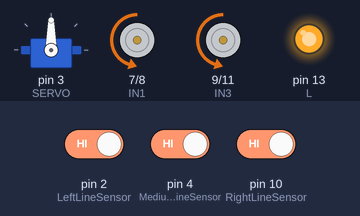
The sketch below on a simulated Arduino Uno, built with avr-gcc and run on an emulated ATmega328P. On the bench: servo, motor-driver pin pairs drawn as motors (green arrow = first pin HIGH = forward, orange = second pin HIGH = backward, longer = more drive, scaled by the enable pin), output pins drawn as LEDs (lit = HIGH). The inputs (shaded band) are chosen by the test bench; at power-on: pin 2 (LeftLineSensor) HIGH, pin 4 (MediumLineSensor) HIGH, pin 10 (RightLineSensor) HIGH.

Above: at 1.2 s.
1.3 s: pin 2 (LeftLineSensor) driven LOW
At 2.5 s:
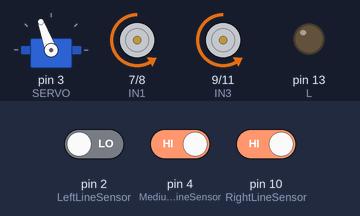
2.8 s: pin 2 (LeftLineSensor) driven HIGH
At 3.9 s:
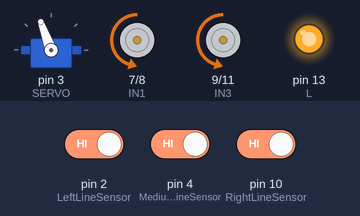
4.5 s: pin 4 (MediumLineSensor) driven LOW
At 5.0 s:
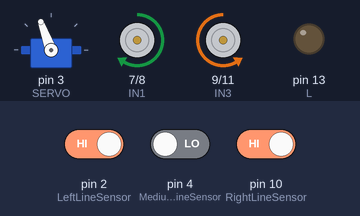
6.0 s: pin 10 (RightLineSensor) driven LOW
At 7.3 s:
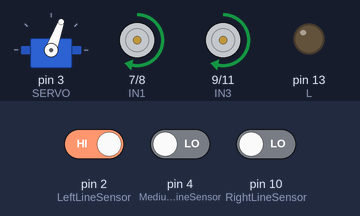
7.6 s: pin 10 (RightLineSensor) driven HIGH
At 8.7 s:
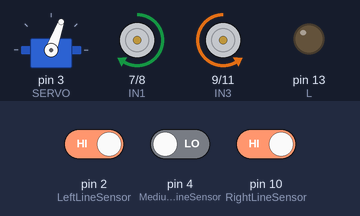
9.2 s: pin 4 (MediumLineSensor) driven HIGH
At 10.0 s:
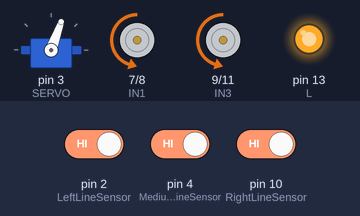
Timing chart, 0 to 11.9 s (numbered marks = the images above; inputs shaded):
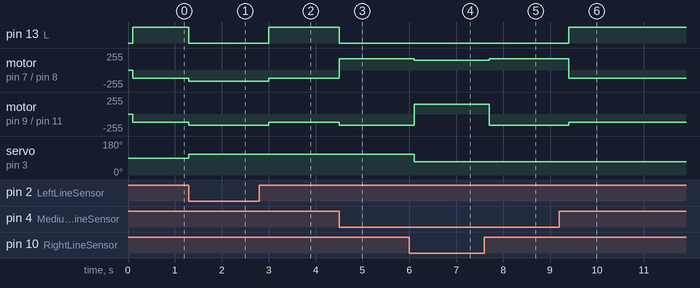

The sketch:

Siguelineas_v3.2.ino
```cpp
//www.elegoo.com

//     Right motor truth table
//Here are some handy tables to show the various modes of operation.
//  ENB         IN3             IN4         Description
//  LOW   Not Applicable   Not Applicable   Motor is off
//  HIGH        LOW             LOW         Motor is stopped (brakes)
//  HIGH        LOW             HIGH        Motor is on and turning forwards
//  HIGH        HIGH            LOW         Motor is on and turning backwards
//  HIGH        HIGH            HIGH        Motor is stopped (brakes)

#include "robot.h"
#include "motores.h"
#include "sensores.h"

#include <Servo.h>
#define SERVO 3
Servo servotest;

#define L 13

#define SERVOLEFT 70
#define SERVOCENTER 90
#define SERVORIGHT 110

#define BLACK HIGH
#define WHITE LOW

void setup() {
  M1Setup();
  M1Speed(VELOCIDADA);
  M2Setup();
  M2Speed(VELOCIDADB);

servotest.attach (SERVO);

pinMode (L, OUTPUT);

}//fin setup

//mian loop
void loop() {

  if (LTR==BLACK && LTM==BLACK && LTL==BLACK){
    delay (100);
    digitalWrite (L, HIGH);
    while (LTR==BLACK && LTM==BLACK && LTL==BLACK){
      robotSetSpeed (CONFUSSION);
      robotRightInstant ();
    }
    digitalWrite (L, LOW);
 }

  while (LTR==WHITE && LTM==BLACK && LTL==WHITE){
    robotSetSpeed (FLASH);
    digitalWrite (L, HIGH);
    robotForwardInstant ();
    digitalWrite (L, LOW);
    delay (200);
    }
  //brakeInstant ();

  while (LTR==BLACK){
    if (LTM==BLACK)robotSetSpeed (SLOW);
    else robotSetSpeed (FLASH);
   servotest.write(SERVOLEFT);
   robotLeftInstant();//ARGUMENTO: En motores=tiempo funcionando
   delay (200);
  }

  while (LTL==BLACK){
    if (LTM==BLACK)robotSetSpeed (SLOW);
    else robotSetSpeed (FLASH);
    servotest.write(SERVORIGHT);
   robotRightInstant();
    delay (200);
  }

 if (LTR==WHITE && LTM==WHITE && LTL==WHITE){
    delay (100);
    digitalWrite (L, HIGH);
    while (LTR==WHITE && LTM==WHITE && LTL==WHITE){
      robotSetSpeed (CONFUSSION);
      robotRightInstant ();
    }
    digitalWrite (L, LOW);
 }


  /*while (LTM==WHITE && LTR==WHITE && LTL==WHITE){
    robotSetSpeed (120);
    robotRightInstant ();
  }
  while (LTR==BLACK && LTL==BLACK){
    robotSetSpeed(120);
    robotLeftInstant();
  }*/

  /*robotSetSpeed (150);
  robotSquare();*/
}
```

motores.cpp
```cpp
#include "robot.h"
#include <Arduino.h>

void M2Speed(int speed){
  analogWrite(ENB, speed);  //el cable ENB del motor derecho está encendido
}

void M1Speed(int speed){
  analogWrite(ENA, speed );  //el cable ENA del motor izquierdo está encendido
}

void M1Setup(){
  pinMode(IN1, OUTPUT); //declaramos el cable IN1 como salida
  //(el ordenador le manda información al robot a través de este)
  pinMode(IN2, OUTPUT);//declaramos el cable IN2 como salida
  //(el ordenador le manda información al robot a través de este)
  pinMode(ENA, OUTPUT);//declaramos el cable ENA como salida
  //(el ordenador le manda información al robot a través de este)
}

void M2Setup(){
  pinMode(IN3, OUTPUT); //declaramos el cable IN3 como salida
  //(el ordenador le manda información al robot a través de este)
  pinMode(IN4, OUTPUT);//declaramos el cable IN4 como salida
  //(el ordenador le manda información al robot a través de este)
  pinMode(ENB, OUTPUT);//declaramos el cable ENB como salida
  //(el ordenador le manda información al robot a través de este)
}


// Definimos movimientos basicos de cada motor
void M1Forward(){
  digitalWrite(IN1, HIGH);//el cable IN1 se enciende
  digitalWrite(IN2, LOW);//el cable IN2 se apaga
}

void M2Forward(){
  digitalWrite(IN3, LOW);   //el cable IN3 se apaga
  digitalWrite(IN4, HIGH);//el cable IN4 se enciende
}

void M1Backward(){
  digitalWrite(IN1, LOW);//el cable IN1 se apaga
  digitalWrite(IN2, HIGH);//el cable IN2 se enciende
}

void M2Backward(){
  digitalWrite(IN3, HIGH);//el cable IN3 se enciende
  digitalWrite(IN4, LOW); //el cable IN4 se apaga
}

void M1SmoothStop(){
  digitalWrite(IN1, LOW);//el cable IN1 se apaga
  digitalWrite(IN2, LOW);//el cable IN3 se apaga
}

void M2SmoothStop(){
  digitalWrite(IN3, LOW);//el cable IN1 se apaga
  digitalWrite(IN4, LOW);//el cable IN3 se apaga
}

void M1Brake(){
  digitalWrite(IN1, HIGH);//el cable IN1 se enciende
  digitalWrite(IN2, HIGH);//el cable IN2 se enciende
}


void M2Brake(){
  digitalWrite(IN3, HIGH);//el cable IN3 se enciende
  digitalWrite(IN4, HIGH); //el cable IN4 se enciende
}
```

motores.h
```cpp
void M1Forward();
void M2Forward();
void M1Backward();
void M2Backward();
void M1SmoothStop();
void M2SmoothStop();
void M1Brake();
void M2Brake();
void M1Speed(int speed);
void M2Speed(int speed);
void M1Setup();
void M2Setup();
```

pines_arduino.h
```cpp
// define IO pin

#define RightLineSensor 10
#define MediumLineSensor 4
#define LeftLineSensor 2

#define ServoUltrasonido 3

#define echoUltrasonido A4
#define trigUltrasonido A5

#define MandoInfraRojo 12

#define ENB 6 //indicamos que vamos a utilizar el cable+
//ENB(cable que ajusta la frecuencia en la que se enciende y apaga los
//motores derchos, es decir, la velocidad de los mismos) y este estará conectado al
//PIN 6
#define IN3 9//indicamos que vamos a utilizar el cable IN3 en el PIN 9
#define IN4 11//indicamos que vamos a utilizar el cable IN4 en el PIN 11

#define ENA 5//indicamos que vamos a utilizar el cable
//ENA(cable que ajusta la frecuencia en la que se enciende y apaga los
//motores izquierdos, es decir, la velocidad de los mismos) y este estará conectado al
//PIN 5
#define IN1 7//indicamos que vamos a utilizar el cable IN1 en el PIN 7
#define IN2 8//indicamos que vamos a utilizar el cable IN2 en el PIN 8
```

robot.cpp
```cpp
// Los Movimientos del robot a partir de los movmientos de los 2 motores

#include "motores.h"
#include <Arduino.h>

#define FLASH 170
#define SLOW 150
#define CONFUSSION 120
#define SPIN 547
#define FRENO 600
#define MOVEMENT 955
#define TIMES 4

void robotSetSpeed (int speed){
  M1Speed(speed);
  M2Speed(speed);
}

void robotForwardInstant(){
  M1Forward();
  M2Forward();
  //de modo que todos los motores se moveran hacia adelante
}

void robotForward(int duracion){
  robotForwardInstant();
  //de modo que todos los motores se moveran hacia adelante
  delay (duracion);

}

void robotLeftInstant (){
  M1Forward();
  M2Backward();
}

void robotLeft(int duracion){
  robotLeftInstant();
  delay (duracion);
}

void robotRightInstant (){
  M2Forward();
  M1Backward();
}

void robotRight(int duracion){
  robotRightInstant();
  delay (duracion);
}

void robotBackwardInstant (){
  M1Backward();
  M2Backward();
}


void robotBackward(int duracion){
  robotBackwardInstant();
  //lo que indica que ahora todos los motores se moverán hacia atrás
  delay (duracion);
}

void robotSmoothStopInstant(){
  M1SmoothStop();
  M2SmoothStop();
}

void robotSmoothstop(int duracion){
   robotSmoothStopInstant();
  //de este modo todos los motores se apagaran progresivamente
  delay (duracion);
}

void brakeInstant (){
  M1Brake ();
  M2Brake ();
}

void robotBrake(int duracion){
  brakeInstant();
  //de manera que todos los mostores quedarán repentinamente parados y bloqueados
  delay (duracion);
}

void robotSquare(){
  for(int i = 0; i < TIMES; i++){
    robotForward(MOVEMENT);
    robotRight(SPIN);
  }
}
```

robot.h
```cpp
#include "pines_arduino.h"

#define FLASH 170
#define SLOW 150
#define CONFUSSION 120

#define VELOCIDADA 200
#define VELOCIDADB 200
void robotSetSpeed(int speed);

void robotForwardInstant ();
void robotForward(int duracion);

void robotLeftInstant ();
void robotLeft(int duracion);

void robotRightInstant ();
void robotRight(int duracion);

void robotBackwardInstant ();
void robotBackward(int duracion);

void robotSmoothstopInstant ();
void robotSmoothstop(int duracion);

void brakeInstant ();
void robotBrake(int duracion);

void robotSquare();
```

sensores.h
```cpp
// true if light reflection
#define LTR !digitalRead(RightLineSensor)
#define LTM !digitalRead(MediumLineSensor)
#define LTL !digitalRead(LeftLineSensor)
```

Measured:
- after the input at 1.3 s, pin 13 (L): HIGH → LOW at once; motor on pin 7 (IN1) / pin 8 (IN2), motor on pin 9 (IN3) / pin 11 (IN4): backward 120/255 → backward 170/255 at once; servo on pin 3 (SERVO): 90° → 110° at once
- after the input at 2.8 s, pin 13 (L): LOW → HIGH after 0.20 s; motor on pin 7 (IN1) / pin 8 (IN2), motor on pin 9 (IN3) / pin 11 (IN4): backward 170/255 → backward 120/255 after 0.20 s
- after the input at 4.5 s, pin 13 (L): HIGH → LOW at once; motor on pin 7 (IN1) / pin 8 (IN2): backward 120/255 → forward 170/255 at once; motor on pin 9 (IN3) / pin 11 (IN4): backward 120/255 → backward 170/255 at once
- after the input at 6.0 s, motor on pin 7 (IN1) / pin 8 (IN2): forward 170/255 → forward 150/255 after 0.10 s; motor on pin 9 (IN3) / pin 11 (IN4): backward 170/255 → forward 150/255 after 0.10 s; servo on pin 3 (SERVO): 110° → 70° after 0.10 s
- after the input at 7.6 s, motor on pin 7 (IN1) / pin 8 (IN2): forward 150/255 → forward 170/255 after 0.10 s; motor on pin 9 (IN3) / pin 11 (IN4): forward 150/255 → backward 170/255 after 0.10 s
- after the input at 9.2 s, pin 13 (L): LOW → HIGH after 0.20 s; motor on pin 7 (IN1) / pin 8 (IN2): forward 170/255 → backward 120/255 after 0.20 s; motor on pin 9 (IN3) / pin 11 (IN4): backward 170/255 → backward 120/255 after 0.20 s
